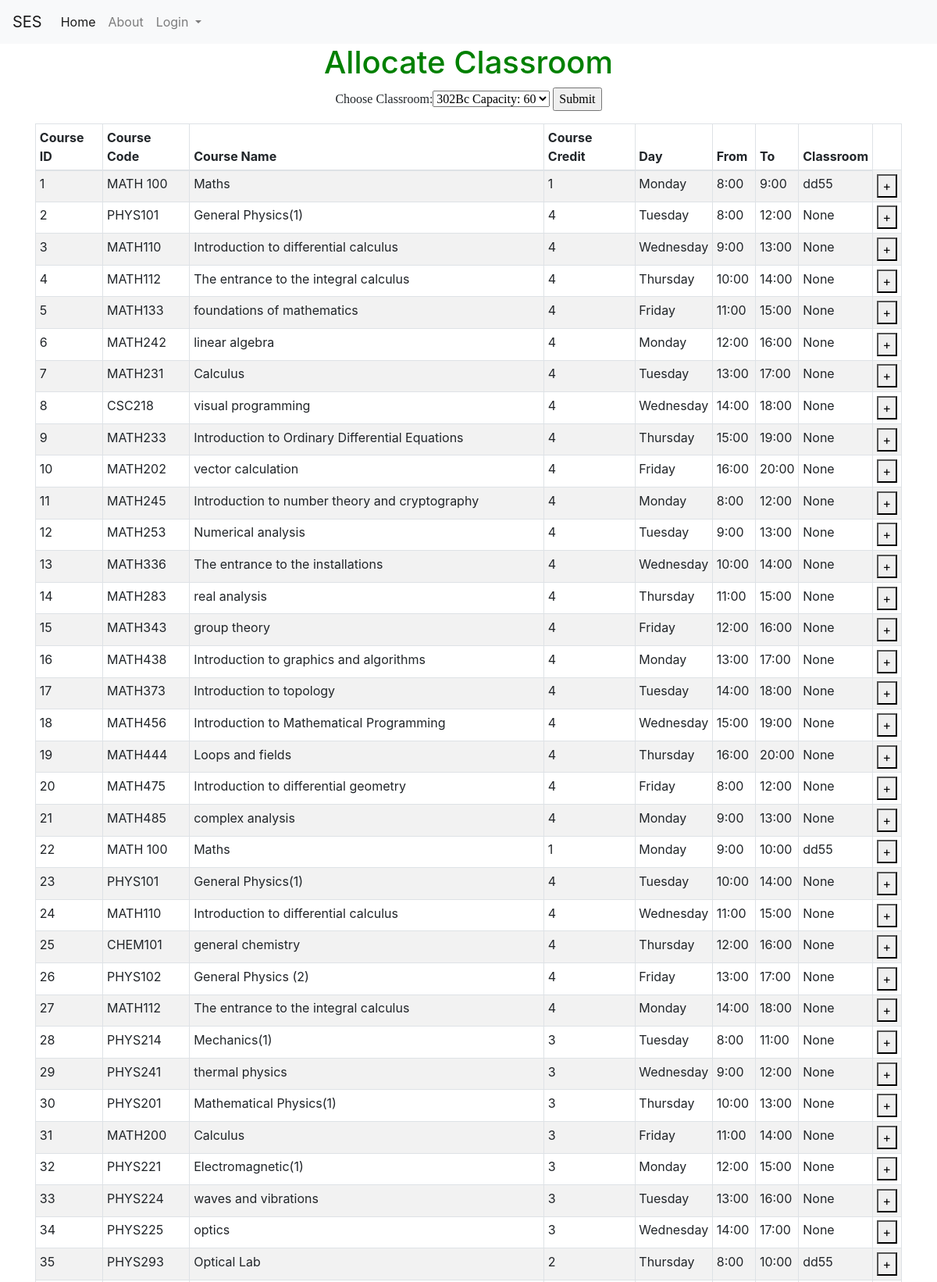
The page /allocate_classroomf (upper part) on the database its author committed.
### tables this page shows
CREATE TABLE course (course_id INTEGER NOT NULL PRIMARY KEY AUTOINCREMENT UNIQUE, course_name [nchar] (10), course_descr [nchar] (10), course_code [nchar] (10), dep_id [int], plan_id [int], level_id [int], credit INTEGER, Day_id REFERENCES Day (Day_id), fromT TIME, toT TIME, loc_id INTEGER, SEM INTEGER DEFAULT (223), lec_id INTEGER);

CREATE TABLE Day (Day_id INTEGER PRIMARY KEY, Day_Decs CHAR);

CREATE TABLE loc (loc_id INTEGER PRIMARY KEY UNIQUE, loc_Cap INTEGER, loc_name CHAR CONSTRAINT loc_id UNIQUE ON CONFLICT IGNORE);

### allocate_classroom.py (the view)
@allocate_classroom.route('/allocate_classroomf', methods=['GET', 'POST'])
def allocate_classroomf():
    with app.app_context():
        con = sqlite3.connect("instance/db.sqlite")
        cur = con.cursor()
        cur.execute("SELECT * FROM loc")
        classroom = cur.fetchall()
        con.commit()
        cur.execute("SELECT * FROM classroom_view")
        courses = cur.fetchall()
        course_id = request.form.get('course_id')
        con.commit()
        loc_id = request.form.get('classroom')
        print("loc_idss")
        print(loc_id)
        cur.execute("UPDATE  course set loc_id = ? where course_id = ? " , (loc_id, course_id))
        con.commit()
        cur.execute("SELECT * FROM classroom_view")
        courses = cur.fetchall()
        con.commit()
        con.close()
    return render_template('allocate_classroom.html', classroom=classroom,courses=courses)

### templates/allocate_classroom.html (shortened to what this page needs)
{% extends "base.html" %}
{% block content %}
<h1>Allocate Classroom</h1>
       <form id = "c_form" method="post" action="/allocate_classroomf">
        <p style="font-family:verdana">
            Choose Classroom:<SELECT name="classroom" style="font-family:verdana" id="classroom">
            {% for j in classroom %}
                <OPTION  value={{j[0]}}>{{j[2]}} Capacity: {{j[1]}} </OPTION>
            {% endfor %}
            </SELECT>
            <input type="submit" value="Submit">
            </p>
        <table id="classcourses" class="table table-striped table-bordered table-sm"  cellspacing="0" width="100%">
            <thead>
              <tr>
                <th>Course ID</th>
                <th>Course Code</th>
                <th>Course Name</th>
                <th>Course Credit</th>
                <th>Day</th>
                <th>From</th>
                <th>To</th>
                <th>Classroom</th>
              </tr>
              </thead>
              <tbody>
               {% for row in courses %}
                      <tr>
                        <td><input type="hidden" name="title" value="{{ row[0] }}"> {{ row[0] }} </td>
                          <td>{{row[1]}}</td>
                          <td>{{row[2]}}</td>
                          <td>{{row[3]}}</td>
                          <td>{{row[4]}}</td>
                          <td>{{row[5]}}</td>
                          <td>{{row[6]}}</td>
                          <td>{{row[7]}}</td>
                          <td><button class="bi bi-plus" type="submit" value="{{ row[0] }}" name="course_id">+</button></td>
                      </tr>
                  {% endfor %}
              </tbody>
          </table>
       </form>
{% endblock %}

### templates/base.html (shortened to what this page needs)
<!DOCTYPE html>
<html>
<head>
    <link rel="stylesheet" href="https://cdn.jsdelivr.net/npm/bootstrap@4.3.1/dist/css/bootstrap.min.css">
    <link rel="stylesheet" href="https://cdnjs.cloudflare.com/ajax/libs/font-awesome/5.15.3/css/all.min.css">
    <link rel="stylesheet" href="https://mdbcdn.b-cdn.net/wp-content/themes/mdbootstrap4/docs-app/css/compiled-4.20.0.min.css">
</head>
<body>
<section class="hero is-fullheight" style="background-color:#ffffff;">
    <div>  <nav class="navbar navbar-expand-lg navbar-light bg-light">
        <a class="navbar-brand" href="{{ url_for('main.index') }}">SES</a>
        <div class="collapse navbar-collapse" id="navbarSupportedContent">
          <ul class="navbar-nav mr-auto">
            <li class="nav-item active">
              <a class="nav-link" href="{{ url_for('main.index') }}">Home <span class="sr-only">(current)</span></a>
            </li>
            <li class="nav-item">
              <a class="nav-link" href="{{ url_for('main.About') }}">About</a>
            </li>
            <li class="nav-item dropdown">
              <a class="nav-link dropdown-toggle" href="#" id="navbarDropdown" role="button" data-toggle="dropdown" aria-haspopup="true" aria-expanded="false">
                Login
              </a>
            </li>
        </div>
    </div>
    <div class="hero-body">
        <div class="container has-text-centered">
            {% block content %}{% endblock %}
        </div>
</section>
</body>
</html>

### templates/allocate_classroom.html (style rules this page uses)
body { text-align: center; }
h1 { color: green; }
table { border-collapse: collapse; width: 100%; }
th, td { padding: 8px; text-align: left; border-bottom: 1px solid #ddd; }

### rows shown on the page
course: course_id "1", course_code "MATH 100", course_name "Maths", credit "1", Day_Decs "Monday", fromT "8:00", toT "9:00", loc_name "dd55"
course: course_id "2", course_code "PHYS101", course_name "General Physics(1)", credit "4", Day_Decs "Tuesday", fromT "8:00", toT "12:00", row "None"
course: course_id "3", course_code "MATH110", course_name "Introduction to differential calculus", credit "4", Day_Decs "Wednesday", fromT "9:00", toT "13:00", row "None"
course: course_id "4", course_code "MATH112", course_name "The entrance to the integral calculus", credit "4", Day_Decs "Thursday", fromT "10:00", toT "14:00", row "None"
course: course_id "5", course_code "MATH133", course_name "foundations of mathematics", credit "4", Day_Decs "Friday", fromT "11:00", toT "15:00", row "None"
course: course_id "6", course_code "MATH242", course_name "linear algebra", credit "4", Day_Decs "Monday", fromT "12:00", toT "16:00", row "None"
course: course_id "7", course_code "MATH231", course_name "Calculus", credit "4", Day_Decs "Tuesday", fromT "13:00", toT "17:00", row "None"
course: course_id "8", course_code "CSC218", course_name "visual programming", credit "4", Day_Decs "Wednesday", fromT "14:00", toT "18:00", row "None"
course: course_id "9", course_code "MATH233", course_name "Introduction to Ordinary Differential Equations", credit "4", Day_Decs "Thursday", fromT "15:00", toT "19:00", row "None"
course: course_id "10", course_code "MATH202", course_name "vector calculation", credit "4", Day_Decs "Friday", fromT "16:00", toT "20:00", row "None"
course: course_id "11", course_code "MATH245", course_name "Introduction to number theory and cryptography", credit "4", Day_Decs "Monday", fromT "8:00", toT "12:00", row "None"
course: course_id "12", course_code "MATH253", course_name "Numerical analysis", credit "4", Day_Decs "Tuesday", fromT "9:00", toT "13:00", row "None"
course: course_id "13", course_code "MATH336", course_name "The entrance to the installations", credit "4", Day_Decs "Wednesday", fromT "10:00", toT "14:00", row "None"
course: course_id "14", course_code "MATH283", course_name "real analysis", credit "4", Day_Decs "Thursday", fromT "11:00", toT "15:00", row "None"
course: course_id "15", course_code "MATH343", course_name "group theory", credit "4", Day_Decs "Friday", fromT "12:00", toT "16:00", row "None"
course: course_id "16", course_code "MATH438", course_name "Introduction to graphics and algorithms", credit "4", Day_Decs "Monday", fromT "13:00", toT "17:00", row "None"
course: course_id "17", course_code "MATH373", course_name "Introduction to topology", credit "4", Day_Decs "Tuesday", fromT "14:00", toT "18:00", row "None"
course: course_id "18", course_code "MATH456", course_name "Introduction to Mathematical Programming", credit "4", Day_Decs "Wednesday", fromT "15:00", toT "19:00", row "None"
course: course_id "19", course_code "MATH444", course_name "Loops and fields", credit "4", Day_Decs "Thursday", fromT "16:00", toT "20:00", row "None"
course: course_id "20", course_code "MATH475", course_name "Introduction to differential geometry", credit "4", Day_Decs "Friday", fromT "8:00", toT "12:00", row "None"
course: course_id "21", course_code "MATH485", course_name "complex analysis", credit "4", Day_Decs "Monday", fromT "9:00", toT "13:00", row "None"
course: course_id "22", course_code "MATH 100", course_name "Maths", credit "1", Day_Decs "Monday", fromT "9:00", toT "10:00", loc_name "dd55"
course: course_id "23", course_code "PHYS101", course_name "General Physics(1)", credit "4", Day_Decs "Tuesday", fromT "10:00", toT "14:00", row "None"
course: course_id "24", course_code "MATH110", course_name "Introduction to differential calculus", credit "4", Day_Decs "Wednesday", fromT "11:00", toT "15:00", row "None"
course: course_id "25", course_code "CHEM101", course_name "general chemistry", credit "4", Day_Decs "Thursday", fromT "12:00", toT "16:00", row "None"
course: course_id "26", course_code "PHYS102", course_name "General Physics (2)", credit "4", Day_Decs "Friday", fromT "13:00", toT "17:00", row "None"
course: course_id "27", course_code "MATH112", course_name "The entrance to the integral calculus", credit "4", Day_Decs "Monday", fromT "14:00", toT "18:00", row "None"
course: course_id "28", course_code "PHYS214", course_name "Mechanics(1)", credit "3", Day_Decs "Tuesday", fromT "8:00", toT "11:00", row "None"
course: course_id "29", course_code "PHYS241", course_name "thermal physics", credit "3", Day_Decs "Wednesday", fromT "9:00", toT "12:00", row "None"
course: course_id "30", course_code "PHYS201", course_name "Mathematical Physics(1)", credit "3", Day_Decs "Thursday", fromT "10:00", toT "13:00", row "None"
course: course_id "31", course_code "MATH200", course_name "Calculus", credit "3", Day_Decs "Friday", fromT "11:00", toT "14:00", row "None"
course: course_id "32", course_code "PHYS221", course_name "Electromagnetic(1)", credit "3", Day_Decs "Monday", fromT "12:00", toT "15:00", row "None"
course: course_id "33", course_code "PHYS224", course_name "waves and vibrations", credit "3", Day_Decs "Tuesday", fromT "13:00", toT "16:00", row "None"
course: course_id "34", course_code "PHYS225", course_name "optics", credit "3", Day_Decs "Wednesday", fromT "14:00", toT "17:00", row "None"
course: course_id "35", course_code "PHYS293", course_name "Optical Lab", credit "2", Day_Decs "Thursday", fromT "8:00", toT "10:00", loc_name "dd55"

### other values the page prints
form field classroom "302Bc Capacity: 60"
